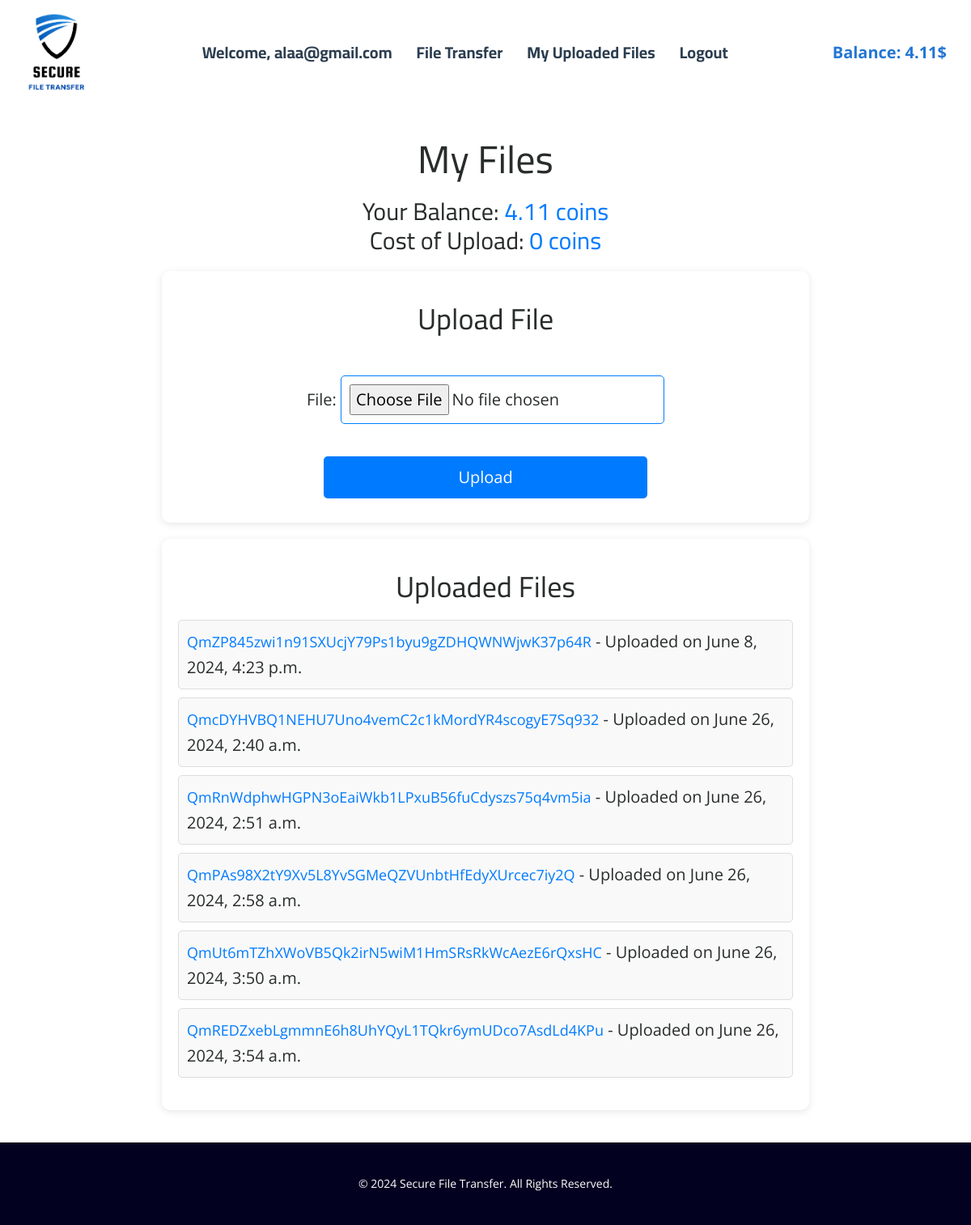
/files/ (signed in), run on the app's committed database.
### secure_file_transfer/models.py (models this page shows, shortened)
class User(models.Model):
    email = models.EmailField(unique=True)
    password = models.CharField(max_length=128)

class Wallet(models.Model):
    owner = models.OneToOneField(User, on_delete=models.CASCADE)
    balance = models.DecimalField(max_digits=10, decimal_places=2, default=0.00)

class FileUpload(models.Model):
    sender = models.ForeignKey(User, on_delete=models.CASCADE, related_name='sent_files')
    recipient = models.ForeignKey(User, on_delete=models.CASCADE, related_name='received_files', null=True, blank=True)
    ipfs_hash = models.CharField(max_length=255)
    original_filename = models.CharField(max_length=255)
    uploaded_at = models.DateTimeField(auto_now_add=True)
    encryption_key = models.CharField(max_length=255)

### secure_file_transfer/decorators.py (the view)
    def wrapper(request, *args, **kwargs):
        if 'user_id' not in request.session:
            return redirect('/login')
        return view_func(request, *args, **kwargs)

### secure_file_transfer/forms.py
class FileUploadForm(forms.Form):
    file = forms.FileField()

### templates/files.html (shortened to what this page needs)
{% extends 'base.html' %}
{% block content %}
<section class="files-section">
    <div class="container">
        <h1>My Files</h1>
        <div class="wallet-info">
            <h3>Your Balance: <span class="balance">{{ wallet_balance }} coins</span></h3>
            <h3>Cost of Upload: <span class="cost">0 coins</span></h3>
        </div>
        <div class="upload-container">
            <h2>Upload File</h2>
            <form method="post" enctype="multipart/form-data">
                {{ form.as_p }}
                <button type="submit">Upload</button>
            </form>
        </div>
        <div class="uploaded-files">
            <h2>Uploaded Files</h2>
            <ul>
                {% for file in files %}
                    <li>
                        <a href="{% url 'serve_file' file.id %}">{{ file.ipfs_hash }}</a> - Uploaded on {{ file.uploaded_at }}
                    </li>
                {% endfor %}
            </ul>
        </div>
    </div>
</section>
{% endblock %}

### templates/base.html (shortened to what this page needs)
<!DOCTYPE html>
<html lang="en" style="font-size: 16px;">
<head>
    {% load static %}
    <link rel="stylesheet" href="{% static 'css/nicepage.css' %}" media="screen">
    <link rel="stylesheet" href="{% static 'css/Home.css' %}" media="screen">
</head>
<body class="u-body u-xl-mode" data-path-to-root="./" data-include-products="false" data-lang="en">
<header class="u-clearfix u-header u-header" id="sec-d5ff">
    <div class="u-clearfix u-sheet u-sheet-1" style="display: flex; justify-content: space-between; align-items: center;">
        <a href="/" class="u-image u-logo u-image-1">
            <img src="{% static 'images/Secure.png' %}" class="u-logo-image u-logo-image-1" style="width: 80px;height: 110px;">
        </a>
        {% if request.session.user_email %}
            <span class="u-menu-link"><b>Welcome, {{ request.session.user_email }}</b></span>
            <a href="{% url 'file_transfer' %}" class="u-menu-link"><b>File Transfer</b></a>
            <a href="{% url 'files' %}" class="u-menu-link"><b>My Uploaded Files</b></a>
            <a href="{% url 'logout' %}" class="u-menu-link"><b>Logout</b></a>
            <span class="wallet-balance">Balance: {{ wallet_balance }}$</span>
        {% else %}
            <a href="{% url 'login' %}" class="u-menu-link"><b>Login</b></a>
            <a href="{% url 'register' %}" class="u-menu-link"><b>Register</b></a>
        {% endif %}
    </div>
</header>
<div class="main-content">
    {% block content %}
    {% endblock %}
</div>
<footer class="u-footer">
    <div>
        <p>&copy; 2024 Secure File Transfer. All Rights Reserved.</p>
    </div>
</footer>
</body>
</html>

### templates/base.html (style rules this page uses)
.u-menu-link { text-decoration: none; font-weight: normal; transition: color 0.3s, border-bottom 0.3s; position: relative; color: #2c3e50; font-family: 'Cairo', sans-serif; font-size: 1em; margin: 0 15px; }
.u-menu-link::after { content: ''; display: block; width: 0; height: 2px; background: #12adef; transition: width 0.3s; position: absolute; left: 50%; bottom: -5px; transform: translateX(-50%); }
h1, h2, h3, h4, h5, h6 { font-family: 'Cairo', sans-serif; }
body { font-size: 20px !important; font-family: 'Cairo', sans-serif; display: flex; flex-direction: column; min-height: 100vh; margin: 0; }
.u-header { background-color: white; color: #2c3e50; padding: 10px 0; }
.u-logo-image { width: 100%; }
.u-logo { width: 150px; margin-top: 0; }
.main-content { flex: 1; }
.u-footer { background-color: #020120; color: white; padding: 20px 0; font-size: 0.7em; text-align: center; }
.wallet-balance { color: #2476d4; font-weight: bold; margin-left: 10%; }

### templates/files.html (style rules this page uses)
li { list-style: none; }
.files-section { padding: 20px; }
.container { max-width: 800px; margin: auto; }
.wallet-info { text-align: center; margin-bottom: 20px; }
.wallet-info h3 { margin: 0; }
.wallet-info .balance, .wallet-info .cost { color: #007bff; }
.upload-container, .uploaded-files { background-color: white; padding: 20px; margin-bottom: 20px; border-radius: 10px; box-shadow: 0 2px 10px rgba(0, 0, 0, 0.1); }
h1, h2 { text-align: center; }
form { display: flex; flex-direction: column; align-items: center; }
form input, form button { margin: 10px 0; padding: 10px; width: 100%; max-width: 400px; border: 1px solid #0080ff; border-radius: 5px; }
form button { background-color: #007bff; color: white; border: none; transition: background-color 0.3s, transform 0.3s; }
.uploaded-files ul { list-style-type: none; padding: 0; }
.uploaded-files li { background-color: #f9f9f9; margin: 10px 0; padding: 10px; border: 1px solid #ddd; border-radius: 5px; }
.uploaded-files a { color: #007bff; text-decoration: none; }

### data on the page
User: session.user_email "alaa@gmail.com"
Wallet: balance "4.11"
FileUpload: ipfs_hash "QmZP845zwi1n91SXUcjY79Ps1byu9gZDHQWNWjwK37p64R", uploaded_at "June 8, 2024, 4:23 p.m."
FileUpload: ipfs_hash "QmcDYHVBQ1NEHU7Uno4vemC2c1kMordYR4scogyE7Sq932", uploaded_at "June 26, 2024, 2:40 a.m."
FileUpload: ipfs_hash "QmRnWdphwHGPN3oEaiWkb1LPxuB56fuCdyszs75q4vm5ia", uploaded_at "June 26, 2024, 2:51 a.m."
FileUpload: ipfs_hash "QmPAs98X2tY9Xv5L8YvSGMeQZVUnbtHfEdyXUrcec7iy2Q", uploaded_at "June 26, 2024, 2:58 a.m."
FileUpload: ipfs_hash "QmUt6mTZhXWoVB5Qk2irN5wiM1HmSRsRkWcAezE6rQxsHC", uploaded_at "June 26, 2024, 3:50 a.m."
FileUpload: ipfs_hash "QmREDZxebLgmmnE6h8UhYQyL1TQkr6ymUDco7AsdLd4KPu", uploaded_at "June 26, 2024, 3:54 a.m."
